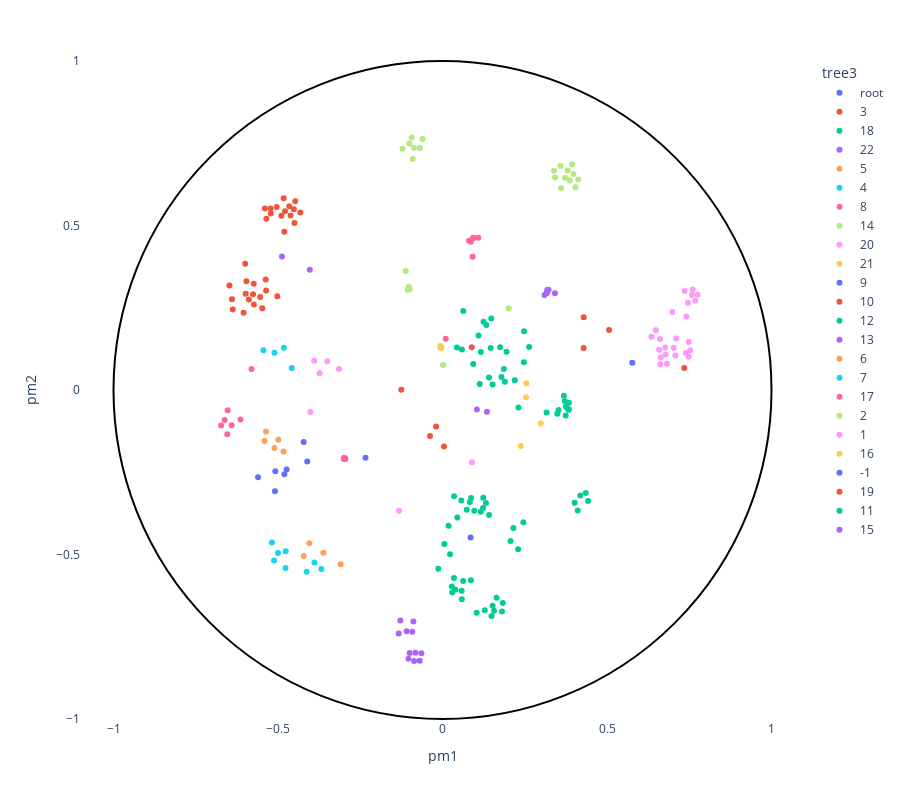

Write notebook code for a chart like this one.
### Code cell
trace1 = plot_embedding_interactive(df, 
                                    labels_name = 'tree3',#'1_Group',#'2_Gene', 
                                    show_text=True,
                                    labels_text = ['PIK3R4']
                              )
trace1.show()

### Figure 1 — Plotly figure (JSON) as saved in the notebook; plotly's stock layout.template omitted (floating-point values rounded to 4 significant figures; data arrays with more than 128 entries replaced by an {"elided": "..."} marker saying what was removed)
{"data": [{"customdata": [["root", "root", "root", "root", "root", "root", "root", "root"]], "hovertemplate": "<b>%{hovertext}</b><br><br>tree3=%{customdata[2]}<br>pm1=%{x}<br>pm2=%{y}<br>tree1=%{customdata[0]}<br>tree2=%{customdata[1]}<br>tree4=%{customdata[3]}<br>full_name=%{customdata[4]}<br>short_name=%{customdata[5]}<br>full_species=%{customdata[6]}<br>short_species=%{customdata[7]}<extra></extra>", "hovertext": ["root"], "legendgroup": "root", "marker": {"color": "#636efa", "symbol": "circle"}, "mode": "markers", "name": "root", "orientation": "v", "showlegend": true, "textposition": "top right", "type": "scatter", "x": [null], "xaxis": "x", "y": [null], "yaxis": "y"}, {"customdata": [[5, 3, 3, 2, "Globin C, coelomic", "Globin", "Caudina arenicola", "Caudina "], [4, 2, 3, 2, "Hemoglobin", "Hemoglobin", "Hemipholis cordifera", "Hemipholis"], [4, 2, 3, 2, "Hemoglobin", "Hemoglobin", "Ophiactis simplex", "Ophiactis"], [4, 2, 3, 2, "Hemoglobin", "Hemoglobin", "Ophiactis simplex", "Ophiactis"], [-1, -1, 3, 2, "Extracellular globin 1", "Extracellular", "Metaphire sieboldi", "Metaphire"]], "hovertemplate": "<b>%{hovertext}</b><br><br>tree3=%{customdata[2]}<br>pm1=%{x}<br>pm2=%{y}<br>tree1=%{customdata[0]}<br>tree2=%{customdata[1]}<br>tree4=%{customdata[3]}<br>full_name=%{customdata[4]}<br>short_name=%{customdata[5]}<br>full_species=%{customdata[6]}<br>short_species=%{customdata[7]}<extra></extra>", "hovertext": [3, 3, 3, 3, 3], "legendgroup": "3", "marker": {"color": "#EF553B", "symbol": "circle"}, "mode": "markers", "name": "3", "orientation": "v", "showlegend": true, "textposition": "top right", "type": "scatter", "x": [-0.1252, 0.4289, 0.4293, 0.5062, 0.735], "xaxis": "x", "y": [0.0009657, 0.1277, 0.2212, 0.1826, 0.06666], "yaxis": "y"}, {"customdata": {"elided": "33x8 mixed values"}, "hovertemplate": "<b>%{hovertext}</b><br><br>tree3=%{customdata[2]}<br>pm1=%{x}<br>pm2=%{y}<br>tree1=%{customdata[0]}<br>tree2=%{customdata[1]}<br>tree4=%{customdata[3]}<br>full_name=%{customdata[4]}<br>short_name=%{customdata[5]}<br>full_species=%{customdata[6]}<br>short_species=%{customdata[7]}<extra></extra>", "hovertext": [18, 18, 18, 18, 18, 18, 18, 18, 18, 18, 18, 18, 18, 18, 18, 18, 18, 18, 18, 18, 18, 18, 18, 18, 18, 18, 18, 18, 18, 18, 18, 18, 18], "legendgroup": "18", "marker": {"color": "#00cc96", "symbol": "circle"}, "mode": "markers", "name": "18", "orientation": "v", "showlegend": true, "textposition": "top right", "type": "scatter", "x": [0.1521, 0.09354, 0.1248, 0.1095, 0.1481, 0.1947, 0.06298, 0.04383, 0.05917, 0.2198, 0.1865, 0.1464, 0.353, 0.3843, 0.3745, 0.3164, 0.3753, 0.3717, 0.3489, 0.3823, 0.2309, 0.1414, 0.1132, 0.1751, 0.1331, 0.2479, 0.1165, 0.2472, 0.3844, 0.1895, 0.369, 0.2633, 0.1792], "xaxis": "x", "y": [0.01653, 0.07872, 0.2071, 0.1657, 0.2175, 0.116, 0.24, 0.1292, 0.123, 0.02981, 0.06379, 0.1274, -0.06068, -0.05872, -0.07733, -0.06824, -0.05125, -0.0337, -0.0723, -0.05979, -0.05304, 0.03767, 0.01855, 0.1301, 0.1972, 0.1786, 0.1156, 0.08426, -0.03861, 0.0248, -0.01771, 0.1304, 0.03971], "yaxis": "y"}, {"customdata": [[-1, 40, 22, 11, "ACYPI007228 protein", "ACYPI007228", "Acyrthosiphon pisum", "Acyrthosiphon"], [10, 38, 22, 9, "Hemoglobin T1 polymer", "Hemoglobin", "Artemia salina", "Artemia"], [10, 38, 22, 9, "Hemoglobin P polymer", "Hemoglobin", "Parartemia zietziana", "Parartemia"], [11, 38, 22, 9, "Hemoglobin T1 polymer", "Hemoglobin", "Artemia salina", "Artemia"], [11, 38, 22, 9, "Hemoglobin P polymer", "Hemoglobin", "Parartemia zietziana", "Parartemia"], [11, 38, 22, 9, "Hemoglobin C1 polymer", "Hemoglobin", "Artemia salina", "Artemia"], [-1, 38, 22, 9, "Hemoglobin P polymer", "Hemoglobin", "Parartemia zietziana", "Parartemia"], [-1, 40, 22, 11, "Uncharacterized protein", "Uncharacterized", "Acyrthosiphon pisum", "Acyrthosiphon"]], "hovertemplate": "<b>%{hovertext}</b><br><br>tree3=%{customdata[2]}<br>pm1=%{x}<br>pm2=%{y}<br>tree1=%{customdata[0]}<br>tree2=%{customdata[1]}<br>tree4=%{customdata[3]}<br>full_name=%{customdata[4]}<br>short_name=%{customdata[5]}<br>full_species=%{customdata[6]}<br>short_species=%{customdata[7]}<extra></extra>", "hovertext": [22, 22, 22, 22, 22, 22, 22, 22], "legendgroup": "22", "marker": {"color": "#ab63fa", "symbol": "circle"}, "mode": "markers", "name": "22", "orientation": "v", "showlegend": true, "textposition": "top right", "type": "scatter", "x": [0.1044, 0.3181, 0.3226, 0.3101, 0.3169, 0.3172, 0.3417, 0.1351], "xaxis": "x", "y": [-0.05944, 0.3042, 0.3046, 0.2886, 0.2946, 0.2952, 0.2944, -0.06645], "yaxis": "y"}, {"customdata": [[13, 17, 5, 7, "Uncharacterized protein", "Uncharacterized", "Capitella teleta", "Capitella"], [13, 17, 5, 7, "Uncharacterized protein", "Uncharacterized", "Capitella teleta", "Capitella"], [-1, 17, 5, 7, "Uncharacterized protein (Fragment)", "Uncharacterized", "Capitella teleta", "Capitella"], [-1, 17, 5, 7, "Uncharacterized protein", "Uncharacterized", "Capitella teleta", "Capitella"]], "hovertemplate": "<b>%{hovertext}</b><br><br>tree3=%{customdata[2]}<br>pm1=%{x}<br>pm2=%{y}<br>tree1=%{customdata[0]}<br>tree2=%{customdata[1]}<br>tree4=%{customdata[3]}<br>full_name=%{customdata[4]}<br>short_name=%{customdata[5]}<br>full_species=%{customdata[6]}<br>short_species=%{customdata[7]}<extra></extra>", "hovertext": [5, 5, 5, 5], "legendgroup": "5", "marker": {"color": "#FFA15A", "symbol": "circle"}, "mode": "markers", "name": "5", "orientation": "v", "showlegend": true, "textposition": "top right", "type": "scatter", "x": [-0.4217, -0.4049, -0.3096, -0.3622], "xaxis": "x", "y": [-0.5049, -0.4655, -0.53, -0.4949], "yaxis": "y"}, {"customdata": [[-1, -1, 4, 7, "Uncharacterized protein", "Uncharacterized", "Capitella teleta", "Capitella"], [-1, 7, 4, 7, "Cytoglobin 2", "Cytoglobin", "Crassostrea gigas", "Crassostrea"], [-1, 7, 4, 7, "Uncharacterized protein", "Uncharacterized", "Lottia gigantea", "Lottia"], [12, 6, 4, 7, "Protein CBR GLB 7", "Protein", "Caenorhabditis briggsae", "Caenorhabditis"], [12, 6, 4, 7, "Uncharacterized protein", "Uncharacterized", "Haemonchus placei", "Haemonchus"], [-1, 6, 4, 7, "Cre glb 30 protein", "Cre", "Ascaris suum", "Ascaris"], [-1, -1, 4, 7, "Globin like protein 26", "Globin", "Trichinella pseudospiralis", "Trichinella"], [-1, 6, 4, 7, "Uncharacterized protein", "Uncharacterized", "Ancylostoma ceylanicum", "Ancylostoma"]], "hovertemplate": "<b>%{hovertext}</b><br><br>tree3=%{customdata[2]}<br>pm1=%{x}<br>pm2=%{y}<br>tree1=%{customdata[0]}<br>tree2=%{customdata[1]}<br>tree4=%{customdata[3]}<br>full_name=%{customdata[4]}<br>short_name=%{customdata[5]}<br>full_species=%{customdata[6]}<br>short_species=%{customdata[7]}<extra></extra>", "hovertext": [4, 4, 4, 4, 4, 4, 4, 4], "legendgroup": "4", "marker": {"color": "#19d3f3", "symbol": "circle"}, "mode": "markers", "name": "4", "orientation": "v", "showlegend": true, "textposition": "top right", "type": "scatter", "x": [-0.4131, -0.3684, -0.3891, -0.4766, -0.5184, -0.5119, -0.4773, -0.5001], "xaxis": "x", "y": [-0.5522, -0.5439, -0.5244, -0.49, -0.4633, -0.5183, -0.541, -0.4954], "yaxis": "y"}, {"customdata": [[-1, 13, 8, 4, "Neuroglobin like", "Neuroglobin", "Scleropages formosus", "Scleropages"], [-1, -1, 8, 4, "Predicted protein", "Predicted", "Nematostella vectensis", "Nematostella"], [22, 13, 8, 4, "Neuroglobin", "Neuroglobin", "Oryctolagus cuniculus", "Oryctolagus"], [22, 13, 8, 4, "Neuroglobin", "Neuroglobin", "Alligator mississippiensis", "Alligator"], [21, 13, 8, 4, "Neuroglobin", "Neuroglobin", "Danio rerio", "Danio"], [22, 13, 8, 4, "Uncharacterized protein", "Uncharacterized", "Anolis carolinensis", "Anolis"], [22, 13, 8, 4, "Uncharacterized protein", "Uncharacterized", "Lepisosteus oculatus", "Lepisosteus"], [21, 13, 8, 4, "Neuroglobin 1", "Neuroglobin", "Salmo salar", "Salmo"], [22, 13, 8, 4, "Neuroglobin", "Neuroglobin", "Amazona aestiva", "Amazona"], [21, 13, 8, 4, "Neuroglobin", "Neuroglobin", "Chaenocephalus aceratus", "Chaenocephalus"], [22, 13, 8, 4, "Uncharacterized protein", "Uncharacterized", "Ornithorhynchus anatinus", "Ornithorhynchus"], [22, 13, 8, 4, "Uncharacterized protein", "Uncharacterized", "Sarcophilus harrisii", "Sarcophilus"], [22, 13, 8, 4, "Uncharacterized protein", "Uncharacterized", "Anas platyrhynchos", "Anas"], [22, 13, 8, 4, "Neuroglobin", "Neuroglobin", "Gallus gallus", "Gallus"], [21, 13, 8, 4, "Neuroglobin (Fragment)", "Neuroglobin", "Fundulus heteroclitus", "Fundulus"]], "hovertemplate": "<b>%{hovertext}</b><br><br>tree3=%{customdata[2]}<br>pm1=%{x}<br>pm2=%{y}<br>tree1=%{customdata[0]}<br>tree2=%{customdata[1]}<br>tree4=%{customdata[3]}<br>full_name=%{customdata[4]}<br>short_name=%{customdata[5]}<br>full_species=%{customdata[6]}<br>short_species=%{customdata[7]}<extra></extra>", "hovertext": [8, 8, 8, 8, 8, 8, 8, 8, 8, 8, 8, 8, 8, 8, 8], "legendgroup": "8", "marker": {"color": "#FF6692", "symbol": "circle"}, "mode": "markers", "name": "8", "orientation": "v", "showlegend": true, "textposition": "top right", "type": "scatter", "x": [-0.6141, -0.5804, -0.2978, -0.2971, -0.641, -0.2947, -0.653, -0.662, -0.2993, -0.6542, -0.2992, -0.2962, -0.2998, -0.2998, -0.6728], "xaxis": "x", "y": [-0.08933, 0.06368, -0.2076, -0.2086, -0.1074, -0.2088, -0.0613, -0.09111, -0.206, -0.1343, -0.2091, -0.2086, -0.2089, -0.2089, -0.1081], "yaxis": "y"}, {"customdata": [[-1, 23, 14, 6, "Globin", "Globin", "Branchiostoma floridae", "Branchiostoma"], [34, 23, 14, 6, "Globin", "Globin", "Branchiostoma floridae", "Branchiostoma"], [33, 24, 14, 6, "Uncharacterized protein", "Uncharacterized", "Ciona savignyi", "Ciona"], [33, 24, 14, 6, "Uncharacterized protein", "Uncharacterized", "Ciona intestinalis", "Ciona"], [33, 24, 14, 6, "Globin", "Globin", "Ciona intestinalis", "Ciona"], [33, 24, 14, 6, "Uncharacterized protein", "Uncharacterized", "Ciona savignyi", "Ciona"], [35, 24, 14, 6, "Uncharacterized protein", "Uncharacterized", "Ciona savignyi", "Ciona"], [35, 24, 14, 6, "Globin", "Globin", "Ciona intestinalis", "Ciona"], [34, 23, 14, 6, "Putative uncharacterized protein", "Putative", "Branchiostoma floridae", "Branchiostoma"], [34, 23, 14, 6, "Putative uncharacterized protein", "Putative", "Branchiostoma floridae", "Branchiostoma"], [-1, -1, 14, 6, "Neuroglobin like protein", "Neuroglobin", "Saccoglossus kowalevskii", "Saccoglossus"], [-1, 24, 14, 6, "Globin", "Globin", "Ciona intestinalis", "Ciona"]], "hovertemplate": "<b>%{hovertext}</b><br><br>tree3=%{customdata[2]}<br>pm1=%{x}<br>pm2=%{y}<br>tree1=%{customdata[0]}<br>tree2=%{customdata[1]}<br>tree4=%{customdata[3]}<br>full_name=%{customdata[4]}<br>short_name=%{customdata[5]}<br>full_species=%{customdata[6]}<br>short_species=%{customdata[7]}<extra></extra>", "hovertext": [14, 14, 14, 14, 14, 14, 14, 14, 14, 14, 14, 14], "legendgroup": "14", "marker": {"color": "#B6E880", "symbol": "circle"}, "mode": "markers", "name": "14", "orientation": "v", "showlegend": true, "textposition": "top right", "type": "scatter", "x": [-0.112, -0.1025, -0.06869, -0.08722, -0.1009, -0.09376, -0.1215, -0.09041, -0.09965, -0.1062, 0.2012, -0.06093], "xaxis": "x", "y": [0.3618, 0.314, 0.7358, 0.7363, 0.7496, 0.7675, 0.7336, 0.7024, 0.3063, 0.3048, 0.2478, 0.7629], "yaxis": "y"}, {"customdata": [[-1, 39, 20, 10, "Uncharacterized protein", "Uncharacterized", "Strongylocentrotus purpuratus", "Strongylocentrotus"], [-1, 39, 20, 7, "Putative uncharacterized protein", "Putative", "Branchiostoma floridae", "Branchiostoma"], [-1, -1, 20, 7, "Putative uncharacterized protein", "Putative", "Trichoplax adhaerens", "Trichoplax"], [23, 16, 20, 7, "Uncharacterized protein", "Uncharacterized", "Arion vulgaris", "Arion"], [-1, 16, 20, 7, "Uncharacterized protein", "Uncharacterized", "Lottia gigantea", "Lottia"], [23, 16, 20, 7, "Cytoglobin 1", "Cytoglobin", "Crassostrea gigas", "Crassostrea"], [23, 16, 20, 7, "Uncharacterized protein", "Uncharacterized", "Lottia gigantea", "Lottia"]], "hovertemplate": "<b>%{hovertext}</b><br><br>tree3=%{customdata[2]}<br>pm1=%{x}<br>pm2=%{y}<br>tree1=%{customdata[0]}<br>tree2=%{customdata[1]}<br>tree4=%{customdata[3]}<br>full_name=%{customdata[4]}<br>short_name=%{customdata[5]}<br>full_species=%{customdata[6]}<br>short_species=%{customdata[7]}<extra></extra>", "hovertext": [20, 20, 20, 20, 20, 20, 20], "legendgroup": "20", "marker": {"color": "#FF97FF", "symbol": "circle"}, "mode": "markers", "name": "20", "orientation": "v", "showlegend": true, "textposition": "top right", "type": "scatter", "x": [0.08944, -0.1321, -0.402, -0.3498, -0.3145, -0.39, -0.3734], "xaxis": "x", "y": [-0.2196, -0.3668, -0.06678, 0.0872, 0.06407, 0.08895, 0.05055], "yaxis": "y"}, {"customdata": [[-1, 37, 21, 10, "Uncharacterized protein", "Uncharacterized", "Lutzomyia longipalpis", "Lutzomyia"], [47, 36, 21, 10, "Putative hemoglobin like flavoprotein (Fragment)", "Hemoglobin", "Rhodnius neglectus", "Rhodnius"], [47, 36, 21, 10, "Putative hemoglobin like flavoprotein (Fragment)", "Hemoglobin", "Triatoma infestans", "Triatoma"], [-1, 37, 21, 10, "Uncharacterized protein", "Uncharacterized", "Glossina morsitans", "Glossina"]], "hovertemplate": "<b>%{hovertext}</b><br><br>tree3=%{customdata[2]}<br>pm1=%{x}<br>pm2=%{y}<br>tree1=%{customdata[0]}<br>tree2=%{customdata[1]}<br>tree4=%{customdata[3]}<br>full_name=%{customdata[4]}<br>short_name=%{customdata[5]}<br>full_species=%{customdata[6]}<br>short_species=%{customdata[7]}<extra></extra>", "hovertext": [21, 21, 21, 21], "legendgroup": "21", "marker": {"color": "#FECB52", "symbol": "circle"}, "mode": "markers", "name": "21", "orientation": "v", "showlegend": true, "textposition": "top right", "type": "scatter", "x": [0.2987, 0.2538, 0.2544, 0.2379], "xaxis": "x", "y": [-0.1021, -0.02168, 0.0207, -0.1704], "yaxis": "y"}, {"customdata": [[-1, -1, 9, 3, "Uncharacterized protein", "Uncharacterized", "Amphimedon queenslandica", "Amphimedon"], [14, 10, 9, 3, "Uncharacterized protein", "Uncharacterized", "Strongylocentrotus purpuratus", "Strongylocentrotus"], [-1, -1, 9, 3, "Uncharacterized protein", "Uncharacterized", "Micromonas commoda", "Micromonas"], [14, 10, 9, 3, "Uncharacterized protein", "Uncharacterized", "Strongylocentrotus purpuratus", "Strongylocentrotus"], [-1, 10, 9, 3, "Uncharacterized protein", "Uncharacterized", "Strongylocentrotus purpuratus", "Strongylocentrotus"], [14, 10, 9, 3, "Uncharacterized protein", "Uncharacterized", "Strongylocentrotus purpuratus", "Strongylocentrotus"], [14, 10, 9, 3, "Uncharacterized protein", "Uncharacterized", "Strongylocentrotus purpuratus", "Strongylocentrotus"]], "hovertemplate": "<b>%{hovertext}</b><br><br>tree3=%{customdata[2]}<br>pm1=%{x}<br>pm2=%{y}<br>tree1=%{customdata[0]}<br>tree2=%{customdata[1]}<br>tree4=%{customdata[3]}<br>full_name=%{customdata[4]}<br>short_name=%{customdata[5]}<br>full_species=%{customdata[6]}<br>short_species=%{customdata[7]}<extra></extra>", "hovertext": [9, 9, 9, 9, 9, 9, 9], "legendgroup": "9", "marker": {"color": "#636efa", "symbol": "circle"}, "mode": "markers", "name": "9", "orientation": "v", "showlegend": true, "textposition": "top right", "type": "scatter", "x": [-0.2339, -0.4737, -0.4111, -0.508, -0.5607, -0.4807, -0.5093], "xaxis": "x", "y": [-0.2063, -0.2414, -0.2173, -0.2467, -0.2652, -0.256, -0.3075], "yaxis": "y"}, {"customdata": {"elided": "31x8 mixed values"}, "hovertemplate": "<b>%{hovertext}</b><br><br>tree3=%{customdata[2]}<br>pm1=%{x}<br>pm2=%{y}<br>tree1=%{customdata[0]}<br>tree2=%{customdata[1]}<br>tree4=%{customdata[3]}<br>full_name=%{customdata[4]}<br>short_name=%{customdata[5]}<br>full_species=%{customdata[6]}<br>short_species=%{customdata[7]}<extra></extra>", "hovertext": [10, 10, 10, 10, 10, 10, 10, 10, 10, 10, 10, 10, 10, 10, 10, 10, 10, 10, 10, 10, 10, 10, 10, 10, 10, 10, 10, 10, 10, 10, 10], "legendgroup": "10", "marker": {"color": "#EF553B", "symbol": "circle"}, "mode": "markers", "name": "10", "orientation": "v", "showlegend": true, "textposition": "top right", "type": "scatter", "x": [-0.5737, -0.5982, -0.5479, -0.5374, -0.536, -0.6376, -0.5542, -0.5038, -0.5399, -0.4476, -0.5223, -0.4658, -0.5221, -0.5354, -0.4785, -0.4898, -0.4827, -0.452, -0.4808, -0.4619, -0.4322, -0.4499, -0.6398, -0.6046, -0.5759, -0.5022, -0.5885, -0.5731, -0.5959, -0.6475, -0.5997], "xaxis": "x", "y": [0.3226, 0.2926, 0.2483, 0.3362, 0.3027, 0.2446, 0.283, 0.5564, 0.552, 0.5735, 0.5519, 0.5584, 0.5367, 0.5202, 0.5435, 0.5294, 0.5826, 0.5496, 0.4814, 0.5301, 0.5391, 0.508, 0.2756, 0.2346, 0.2914, 0.2851, 0.2751, 0.2598, 0.3302, 0.3178, 0.3834], "yaxis": "y"}, {"customdata": {"elided": "36x8 mixed values"}, "hovertemplate": "<b>%{hovertext}</b><br><br>tree3=%{customdata[2]}<br>pm1=%{x}<br>pm2=%{y}<br>tree1=%{customdata[0]}<br>tree2=%{customdata[1]}<br>tree4=%{customdata[3]}<br>full_name=%{customdata[4]}<br>short_name=%{customdata[5]}<br>full_species=%{customdata[6]}<br>short_species=%{customdata[7]}<extra></extra>", "hovertext": [12, 12, 12, 12, 12, 12, 12, 12, 12, 12, 12, 12, 12, 12, 12, 12, 12, 12, 12, 12, 12, 12, 12, 12, 12, 12, 12, 12, 12, 12, 12, 12, 12, 12, 12, 12], "legendgroup": "12", "marker": {"color": "#00cc96", "symbol": "circle"}, "mode": "markers", "name": "12", "orientation": "v", "showlegend": true, "textposition": "top right", "type": "scatter", "x": [0.1646, 0.05865, 0.0349, 0.08294, 0.1833, 0.149, 0.09644, 0.1522, 0.05723, 0.03523, 0.02816, 0.02968, 0.1324, 0.07376, 0.05824, 0.1415, 0.1569, 0.06273, 0.1287, -0.01274, 0.08685, 0.08651, 0.1232, 0.1158, 0.04512, 0.005905, 0.1039, 0.02284, 0.01854, 0.2067, 0.2298, 0.2155, 0.2458, 0.03896, 0.1238, 0.181], "xaxis": "x", "y": [-0.6311, -0.636, -0.5717, -0.3402, -0.6472, -0.6866, -0.3672, -0.6555, -0.3358, -0.3233, -0.5969, -0.6152, -0.3436, -0.3644, -0.6101, -0.3796, -0.6707, -0.5807, -0.6698, -0.5437, -0.3285, -0.578, -0.3584, -0.3704, -0.3878, -0.4682, -0.6771, -0.4994, -0.4128, -0.4587, -0.4841, -0.4191, -0.4021, -0.6066, -0.3272, -0.6735], "yaxis": "y"}, {"customdata": [[-1, 18, 13, 5, "Uncharacterized protein", "Uncharacterized", "Lepisosteus oculatus", "Lepisosteus"], [27, 19, 13, 5, "Hemoglobin subunit alpha", "Hemoglobin", "Cavia porcellus", "Cavia"], [27, 19, 13, 5, "Hemoglobin subunit alpha 2", "Hemoglobin", "Scalopus aquaticus", "Scalopus"], [26, 19, 13, 5, "Uncharacterized protein", "Uncharacterized", "Neotoma lepida", "Neotoma"], [25, 18, 13, 5, "Globin Y", "Globin", "Callorhinchus milii", "Callorhinchus"], [25, 18, 13, 5, "Uncharacterized protein", "Uncharacterized", "Latimeria chalumnae", "Latimeria"], [24, 18, 13, 5, "Uncharacterized protein", "Uncharacterized", "Xenopus tropicalis", "Xenopus"], [24, 18, 13, 5, "Globin Y", "Globin", "Xenopus laevis", "Xenopus"], [-1, 18, 13, 5, "Uncharacterized protein", "Uncharacterized", "Pelodiscus sinensis", "Pelodiscus"], [26, 19, 13, 5, "Hemoglobin subunit rho", "Hemoglobin", "Alligator mississippiensis", "Alligator"], [26, 19, 13, 5, "Uncharacterized protein", "Uncharacterized", "Nomascus leucogenys", "Nomascus"]], "hovertemplate": "<b>%{hovertext}</b><br><br>tree3=%{customdata[2]}<br>pm1=%{x}<br>pm2=%{y}<br>tree1=%{customdata[0]}<br>tree2=%{customdata[1]}<br>tree4=%{customdata[3]}<br>full_name=%{customdata[4]}<br>short_name=%{customdata[5]}<br>full_species=%{customdata[6]}<br>short_species=%{customdata[7]}<extra></extra>", "hovertext": [13, 13, 13, 13, 13, 13, 13, 13, 13, 13, 13], "legendgroup": "13", "marker": {"color": "#ab63fa", "symbol": "circle"}, "mode": "markers", "name": "13", "orientation": "v", "showlegend": true, "textposition": "top right", "type": "scatter", "x": [-0.06414, -0.1332, -0.1283, -0.08855, -0.08217, -0.08632, -0.1035, -0.09982, -0.06919, -0.09192, -0.1087], "xaxis": "x", "y": [-0.8001, -0.7398, -0.7005, -0.7034, -0.7987, -0.8236, -0.8165, -0.7996, -0.8233, -0.7348, -0.7329], "yaxis": "y"}, {"customdata": [[-1, -1, 6, 3, "Globin", "Globin", "Gemmatirosa kalamazoonesis", "Gemmatirosa"], [-1, 9, 6, 3, "Globin", "Globin", "Gemmatirosa kalamazoonesis", "Gemmatirosa"], [-1, 9, 6, 3, "Hemin receptor", "Hemin", "Halothiobacillus sp.", "Halothiobacillus"], [15, 8, 6, 3, "ARAD1D45562p", "ARAD1D45562p", "Blastobotrys adeninivorans", "Blastobotrys"], [15, 8, 6, 3, "CYFA0S05e02454g1_1", "CYFA0S05e02454g1_1", "Cyberlindnera fabianii", "Cyberlindnera"]], "hovertemplate": "<b>%{hovertext}</b><br><br>tree3=%{customdata[2]}<br>pm1=%{x}<br>pm2=%{y}<br>tree1=%{customdata[0]}<br>tree2=%{customdata[1]}<br>tree4=%{customdata[3]}<br>full_name=%{customdata[4]}<br>short_name=%{customdata[5]}<br>full_species=%{customdata[6]}<br>short_species=%{customdata[7]}<extra></extra>", "hovertext": [6, 6, 6, 6, 6], "legendgroup": "6", "marker": {"color": "#FFA15A", "symbol": "circle"}, "mode": "markers", "name": "6", "orientation": "v", "showlegend": true, "textposition": "top right", "type": "scatter", "x": [-0.5109, -0.5366, -0.4831, -0.5408, -0.4989], "xaxis": "x", "y": [-0.1765, -0.126, -0.1873, -0.1547, -0.1511], "yaxis": "y"}, {"customdata": [[-1, 15, 7, 4, "Predicted protein", "Predicted", "Nematostella vectensis", "Nematostella"], [20, 15, 7, 4, "Predicted protein", "Predicted", "Nematostella vectensis", "Nematostella"], [-1, 15, 7, 4, "Predicted protein", "Predicted", "Nematostella vectensis", "Nematostella"], [20, 15, 7, 4, "Predicted protein", "Predicted", "Nematostella vectensis", "Nematostella"]], "hovertemplate": "<b>%{hovertext}</b><br><br>tree3=%{customdata[2]}<br>pm1=%{x}<br>pm2=%{y}<br>tree1=%{customdata[0]}<br>tree2=%{customdata[1]}<br>tree4=%{customdata[3]}<br>full_name=%{customdata[4]}<br>short_name=%{customdata[5]}<br>full_species=%{customdata[6]}<br>short_species=%{customdata[7]}<extra></extra>", "hovertext": [7, 7, 7, 7], "legendgroup": "7", "marker": {"color": "#19d3f3", "symbol": "circle"}, "mode": "markers", "name": "7", "orientation": "v", "showlegend": true, "textposition": "top right", "type": "scatter", "x": [-0.5444, -0.4824, -0.5108, -0.4582], "xaxis": "x", "y": [0.1205, 0.1283, 0.1134, 0.06686], "yaxis": "y"}, {"customdata": [[43, 31, 17, 10, "Globin 2 A chain", "Globin", "Anadara inaequivalvis", "Anadara"], [-1, -1, 17, 10, "Nerve hemoglobin", "Hemoglobin", "Spisula solidissima", "Spisula"], [-1, 31, 17, 10, "Hemoglobin (Heterodimeric)", "Hemoglobin", "Barbatia virescens", "Barbatia"], [43, 31, 17, 10, "Globin, minor", "Globin,", "Anadara trapezia", "Anadara"], [43, 31, 17, 10, "Globin 2 B chain", "Globin", "Anadara inaequivalvis", "Anadara"], [-1, -1, 17, 10, "Hemoglobin II", "Hemoglobin", "Phacoides pectinatus", "Phacoides"], [44, 30, 17, 10, "Two domain chain of the polymeric hemoglobin (Intracellular)", "Hemoglobin", "Barbatia lima", "Barbatia"], [44, 30, 17, 10, "Hemoglobin (2 domain)", "Hemoglobin", "Barbatia lima", "Barbatia"]], "hovertemplate": "<b>%{hovertext}</b><br><br>tree3=%{customdata[2]}<br>pm1=%{x}<br>pm2=%{y}<br>tree1=%{customdata[0]}<br>tree2=%{customdata[1]}<br>tree4=%{customdata[3]}<br>full_name=%{customdata[4]}<br>short_name=%{customdata[5]}<br>full_species=%{customdata[6]}<br>short_species=%{customdata[7]}<extra></extra>", "hovertext": [17, 17, 17, 17, 17, 17, 17, 17], "legendgroup": "17", "marker": {"color": "#FF6692", "symbol": "circle"}, "mode": "markers", "name": "17", "orientation": "v", "showlegend": true, "textposition": "top right", "type": "scatter", "x": [0.09363, 0.09164, 0.1089, 0.09288, 0.09294, 0.00991, 0.08066, 0.08621], "xaxis": "x", "y": [0.4619, 0.4049, 0.4626, 0.462, 0.462, 0.1555, 0.4533, 0.4505], "yaxis": "y"}, {"customdata": [[2, 1, 2, 1, "Globin 2", "Globin", "Chironomus riparius", "Chironomus"], [1, 1, 2, 1, "Globin", "Globin", "Polypedilum nubifer", "Polypedilum"], [1, 1, 2, 1, "Globin", "Globin", "Polypedilum vanderplanki", "Polypedilum"], [3, 1, 2, 1, "Globin", "Globin", "Polypedilum vanderplanki", "Polypedilum"], [2, 1, 2, 1, "Globin", "Globin", "Polypedilum nubifer", "Polypedilum"], [3, 1, 2, 1, "Globin", "Globin", "Polypedilum nubifer", "Polypedilum"], [3, 1, 2, 1, "Globin", "Globin", "Polypedilum vanderplanki", "Polypedilum"], [3, 1, 2, 1, "Globin 11", "Globin", "Chironomus riparius", "Chironomus"], [1, 1, 2, 1, "ORF E protein", "ORF", "Chironomus tentans", "Chironomus"], [1, 1, 2, 1, "Globin", "Globin", "Polypedilum nubifer", "Polypedilum"], [1, 1, 2, 1, "Globin", "Globin", "Polypedilum nubifer", "Polypedilum"], [-1, -1, 2, 1, "Globin", "Globin", "Nerita albicilla", "Nerita"]], "hovertemplate": "<b>%{hovertext}</b><br><br>tree3=%{customdata[2]}<br>pm1=%{x}<br>pm2=%{y}<br>tree1=%{customdata[0]}<br>tree2=%{customdata[1]}<br>tree4=%{customdata[3]}<br>full_name=%{customdata[4]}<br>short_name=%{customdata[5]}<br>full_species=%{customdata[6]}<br>short_species=%{customdata[7]}<extra></extra>", "hovertext": [2, 2, 2, 2, 2, 2, 2, 2, 2, 2, 2, 2], "legendgroup": "2", "marker": {"color": "#B6E880", "symbol": "circle"}, "mode": "markers", "name": "2", "orientation": "v", "showlegend": true, "textposition": "top right", "type": "scatter", "x": [0.4043, 0.3979, 0.3724, 0.3602, 0.3869, 0.3419, 0.339, 0.358, 0.3941, 0.3803, 0.4124, 0.001559], "xaxis": "x", "y": [0.6161, 0.6562, 0.6452, 0.6136, 0.6366, 0.6462, 0.6664, 0.6811, 0.6855, 0.6674, 0.6401, 0.07608], "yaxis": "y"}, {"customdata": {"elided": "24x8 mixed values"}, "hovertemplate": "<b>%{hovertext}</b><br><br>tree3=%{customdata[2]}<br>pm1=%{x}<br>pm2=%{y}<br>tree1=%{customdata[0]}<br>tree2=%{customdata[1]}<br>tree4=%{customdata[3]}<br>full_name=%{customdata[4]}<br>short_name=%{customdata[5]}<br>full_species=%{customdata[6]}<br>short_species=%{customdata[7]}<extra></extra>", "hovertext": [1, 1, 1, 1, 1, 1, 1, 1, 1, 1, 1, 1, 1, 1, 1, 1, 1, 1, 1, 1, 1, 1, 1, 1], "legendgroup": "1", "marker": {"color": "#FF97FF", "symbol": "circle"}, "mode": "markers", "name": "1", "orientation": "v", "showlegend": true, "textposition": "top right", "type": "scatter", "x": [0.7682, 0.7584, 0.7752, 0.6768, 0.6583, 0.7027, 0.7105, 0.6483, 0.635, 0.6611, 0.746, 0.736, 0.7078, 0.7483, 0.7399, 0.7479, 0.7528, 0.678, 0.7412, 0.6989, 0.6618, 0.6821, 0.7604, 0.6632], "xaxis": "x", "y": [0.2713, 0.2891, 0.2893, 0.129, 0.1227, 0.1282, 0.1563, 0.1814, 0.1622, 0.1552, 0.2656, 0.3009, 0.1047, 0.1458, 0.1123, 0.1007, 0.1207, 0.1081, 0.2236, 0.2371, 0.07822, 0.07944, 0.3055, 0.09884], "yaxis": "y"}, {"customdata": [[42, 32, 16, 10, "Globin", "Globin", "Nassarius mutabilis", "Nassarius"], [41, 32, 16, 10, "Uncharacterized protein", "Uncharacterized", "Lottia gigantea", "Lottia"], [41, 32, 16, 10, "Uncharacterized protein", "Uncharacterized", "Lottia gigantea", "Lottia"], [42, 32, 16, 10, "Globin", "Globin", "Cerithidea rhizophorarum", "Cerithidea"]], "hovertemplate": "<b>%{hovertext}</b><br><br>tree3=%{customdata[2]}<br>pm1=%{x}<br>pm2=%{y}<br>tree1=%{customdata[0]}<br>tree2=%{customdata[1]}<br>tree4=%{customdata[3]}<br>full_name=%{customdata[4]}<br>short_name=%{customdata[5]}<br>full_species=%{customdata[6]}<br>short_species=%{customdata[7]}<extra></extra>", "hovertext": [16, 16, 16, 16], "legendgroup": "16", "marker": {"color": "#FECB52", "symbol": "circle"}, "mode": "markers", "name": "16", "orientation": "v", "showlegend": true, "textposition": "top right", "type": "scatter", "x": [-0.006942, -0.006028, -0.003953, -0.004829], "xaxis": "x", "y": [0.1288, 0.1334, 0.129, 0.1281], "yaxis": "y"}, {"customdata": [[-1, -1, -1, 8, "Globin (Fragment)", "Globin", "Operophtera brumata", "Operophtera"], [-1, -1, -1, 3, "Predicted protein", "Predicted", "Nematostella vectensis", "Nematostella"], [-1, -1, -1, 2, "Putative di domain hemoglobin (Fragment)", "Hemoglobin", "Daphnia magna", "Daphnia"]], "hovertemplate": "<b>%{hovertext}</b><br><br>tree3=%{customdata[2]}<br>pm1=%{x}<br>pm2=%{y}<br>tree1=%{customdata[0]}<br>tree2=%{customdata[1]}<br>tree4=%{customdata[3]}<br>full_name=%{customdata[4]}<br>short_name=%{customdata[5]}<br>full_species=%{customdata[6]}<br>short_species=%{customdata[7]}<extra></extra>", "hovertext": [-1, -1, -1], "legendgroup": "-1", "marker": {"color": "#636efa", "symbol": "circle"}, "mode": "markers", "name": "-1", "orientation": "v", "showlegend": true, "textposition": "top right", "type": "scatter", "x": [0.08534, -0.422, 0.5768], "xaxis": "x", "y": [-0.4482, -0.1584, 0.08273], "yaxis": "y"}, {"customdata": [[46, 35, 19, 10, "Globin", "Globin", "Ancylostoma ceylanicum", "Ancylostoma"], [46, 35, 19, 10, "Uncharacterized protein", "Uncharacterized", "Angiostrongylus costaricensis", "Angiostrongylus"], [46, 35, 19, 10, "Globin", "Globin", "Necator americanus", "Necator"], [-1, -1, 19, 10, "Cytoglobin1like [Saccoglossus kowalevskii]", "Cytoglobin", "Lepeophtheirus salmonis", "Lepeophtheirus"]], "hovertemplate": "<b>%{hovertext}</b><br><br>tree3=%{customdata[2]}<br>pm1=%{x}<br>pm2=%{y}<br>tree1=%{customdata[0]}<br>tree2=%{customdata[1]}<br>tree4=%{customdata[3]}<br>full_name=%{customdata[4]}<br>short_name=%{customdata[5]}<br>full_species=%{customdata[6]}<br>short_species=%{customdata[7]}<extra></extra>", "hovertext": [19, 19, 19, 19], "legendgroup": "19", "marker": {"color": "#EF553B", "symbol": "circle"}, "mode": "markers", "name": "19", "orientation": "v", "showlegend": true, "textposition": "top right", "type": "scatter", "x": [0.004471, -0.03791, -0.01946, 0.0889], "xaxis": "x", "y": [-0.1717, -0.1402, -0.1108, 0.1296], "yaxis": "y"}, {"customdata": [[32, 22, 11, 5, "Hemoglobin (Fragment)", "Hemoglobin", "Biomphalaria glabrata", "Biomphalaria"], [32, 22, 11, 5, "Uncharacterized protein", "Uncharacterized", "Biomphalaria glabrata", "Biomphalaria"], [32, 22, 11, 5, "Uncharacterized protein", "Uncharacterized", "Biomphalaria glabrata", "Biomphalaria"], [32, 22, 11, 5, "Haemoglobin type 1", "Hemoglobin", "Biomphalaria glabrata", "Biomphalaria"], [32, 22, 11, 5, "Uncharacterized protein", "Uncharacterized", "Biomphalaria glabrata", "Biomphalaria"]], "hovertemplate": "<b>%{hovertext}</b><br><br>tree3=%{customdata[2]}<br>pm1=%{x}<br>pm2=%{y}<br>tree1=%{customdata[0]}<br>tree2=%{customdata[1]}<br>tree4=%{customdata[3]}<br>full_name=%{customdata[4]}<br>short_name=%{customdata[5]}<br>full_species=%{customdata[6]}<br>short_species=%{customdata[7]}<extra></extra>", "hovertext": [11, 11, 11, 11, 11], "legendgroup": "11", "marker": {"color": "#00cc96", "symbol": "circle"}, "mode": "markers", "name": "11", "orientation": "v", "showlegend": true, "textposition": "top right", "type": "scatter", "x": [0.4188, 0.4427, 0.4111, 0.4355, 0.4018], "xaxis": "x", "y": [-0.321, -0.3376, -0.3663, -0.3129, -0.3428], "yaxis": "y"}, {"customdata": [[-1, 25, 15, 8, "Metalloendopeptidase", "Metalloendopeptidase", "Globodera pallida", "Globodera"], [-1, 25, 15, 8, "Uncharacterized protein", "Uncharacterized", "Strongyloides stercoralis", "Strongyloides"]], "hovertemplate": "<b>%{hovertext}</b><br><br>tree3=%{customdata[2]}<br>pm1=%{x}<br>pm2=%{y}<br>tree1=%{customdata[0]}<br>tree2=%{customdata[1]}<br>tree4=%{customdata[3]}<br>full_name=%{customdata[4]}<br>short_name=%{customdata[5]}<br>full_species=%{customdata[6]}<br>short_species=%{customdata[7]}<extra></extra>", "hovertext": [15, 15], "legendgroup": "15", "marker": {"color": "#ab63fa", "symbol": "circle"}, "mode": "markers", "name": "15", "orientation": "v", "showlegend": true, "textposition": "top right", "type": "scatter", "x": [-0.4032, -0.488], "xaxis": "x", "y": [0.3653, 0.406], "yaxis": "y"}], "layout": {"height": 800, "legend": {"title": {"text": "tree3"}, "tracegroupgap": 0}, "margin": {"t": 60}, "plot_bgcolor": "rgba(0, 0, 0, 0)", "shapes": [{"line": {"color": "Black"}, "type": "circle", "x0": -1, "x1": 1, "xref": "x", "y0": -1, "y1": 1, "yref": "y"}], "xaxis": {"anchor": "y", "constrain": "domain", "domain": [0, 1], "range": [-1.1, 1.1], "title": {"text": "pm1"}}, "yaxis": {"anchor": "x", "domain": [0, 1], "scaleanchor": "x", "scaleratio": 1, "title": {"text": "pm2"}}, "yaxis2": {"layer": "below traces", "matches": "y", "overlaying": "y"}}}
